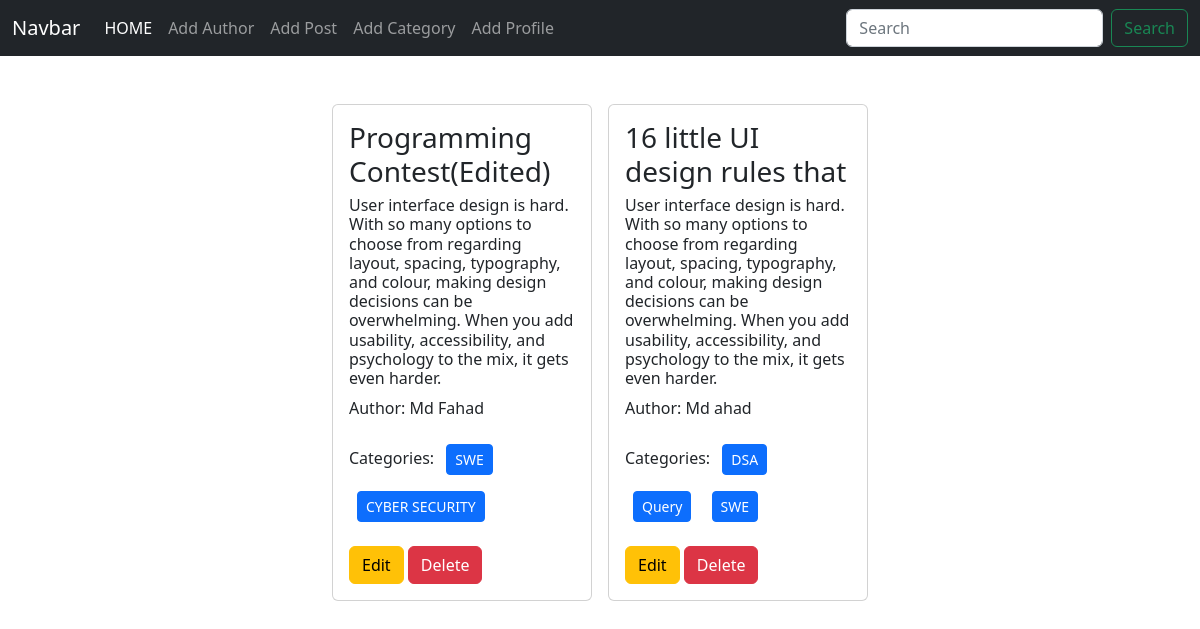
The page / on the database its author committed.
### posts/models.py (models this page shows, shortened)
class Post(models.Model):
    title=models.CharField(max_length=50)
    content=models.TextField()
    category=models.ManyToManyField(Category)
    author=models.ForeignKey(Author,on_delete=models.CASCADE)

### author/models.py (models this page shows, shortened)
class Author(models.Model):
    name=models.CharField(max_length=100)
    bio=models.TextField()
    phone_no=models.CharField(max_length=12)

### categories/models.py (models this page shows, shortened)
class Category(models.Model):
    name=models.CharField(max_length=100)

### blog_project/views.py (the view)
# urls.py: path('',views.home_page,name='homepage'),
def home_page(request):
    data=Post.objects.all()
    return render(request, 'home.html',{'data':data})

### templates/home.html (shortened to what this page needs)
{% extends 'base.html' %}
{% block content %}
<div class="d-flex flex-wrap justify-content-center px-5 pt-5">
    {%for post in data%}
    <div class="col-sm-3">
      <div class="card mx-2">
        <div class="card-body">
          <h3 class="card-title">{{post.title}}</h3>
          <h6 class="card-text">{{post.content}}</h6>
          <p>Author: {{post.author.name}}</p>
          <p>Categories:
           {% for cat in post.category.all %}
             <button class="btn btn-primary btn-sm m-2"  >{{cat.name}}</button>
           {%endfor%}
          </p>
          <a href="{% url 'edit_post' post.id  %}" class="btn btn-warning">Edit</a>
          <a href="{% url 'delete_post' post.id  %}" class="btn btn-danger">Delete</a>
        </div>
      </div>
    </div>
    {% endfor %}
  </div>
{% endblock %}

### templates/base.html (shortened to what this page needs)
<!doctype html>
<html lang="en">
  <head>
    <link href="https://cdn.jsdelivr.net/npm/bootstrap@5.2.3/dist/css/bootstrap.min.css" rel="stylesheet">
  </head>
  <body>
    <nav class="navbar navbar-expand-lg bg-dark navbar-dark">
        <div class="container-fluid">
          <a class="navbar-brand" href="#">Navbar</a>
          <div class="collapse navbar-collapse" id="navbarSupportedContent">
            <ul class="navbar-nav me-auto mb-2 mb-lg-0">
              <li class="nav-item">
                <a class="nav-link active" aria-current="page" href="{% url 'homepage' %}">HOME</a>
              </li>
              <li class="nav-item">
                <a class="nav-link" aria-current="page" href="{% url 'add_author' %}">Add Author</a>
              </li>
              <li class="nav-item">
                <a class="nav-link" href="{% url 'add_post' %}">Add Post</a>
              </li>
              <li class="nav-item">
                <a class="nav-link" href="{% url 'add_category' %}">Add Category</a>
              </li>
              <li class="nav-item">
                <a class="nav-link" href="{% url 'add_profile' %}">Add Profile</a>
              </li>
            </ul>
            <form class="d-flex" role="search">
              <input class="form-control me-2" type="search" placeholder="Search" aria-label="Search">
              <button class="btn btn-outline-success" type="submit">Search</button>
            </form>
          </div>
        </div>
      </nav>
    {% block content %}
     {% endblock %}
  </body>
</html>

### rows shown on the page
Post: title "Programming Contest(Edited)", content "User interface design is hard. With so many options to choose from regarding layout, spacing, typography, and colour, making design decisions can be overwhelming. When you add usability, accessibility, and psychology to the mix, it gets even harder.", author.name "Md Fahad"
Category: name "SWE"
Category: name "CYBER SECURITY"
Post: title "16 little UI design rules that", content "User interface design is hard. With so many options to choose from regarding layout, spacing, typography, and colour, making design decisions can be overwhelming. When you add usability, accessibility, and psychology to the mix, it gets even harder.", author.name "Md ahad"
Category: name "DSA"
Category: name "Query"
